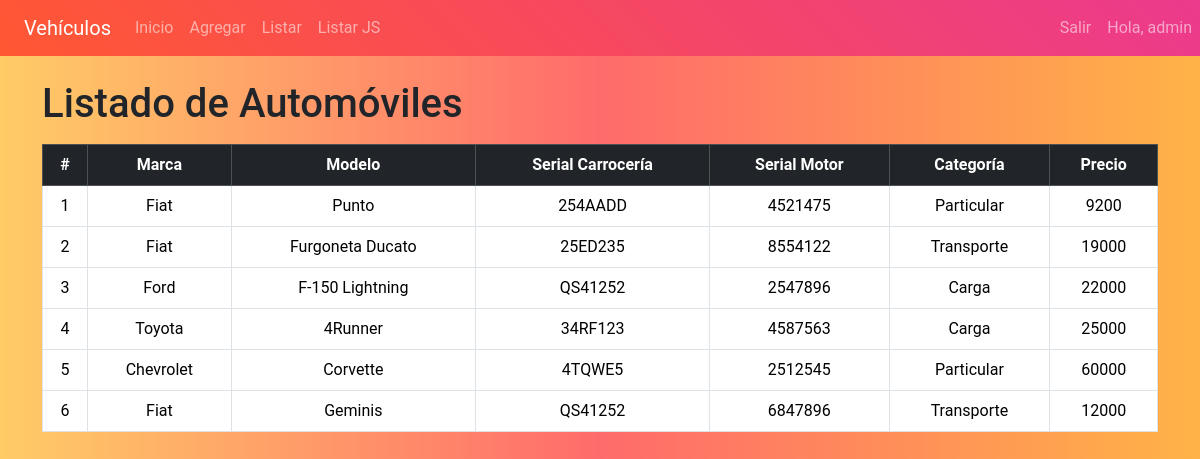
Screenshot of /listar/ (signed in) with the database file from the repository.
### vehiculo/models.py (models this page shows, shortened)
class Auto(models.Model):
    CATEGORIA_CHOICES = (
        ('Particular', 'Particular'),
        ('Transporte', 'Transporte'),
        ('Carga', 'Carga'),
    )
    MARCA_CHOICES = (
        ('Fiat', 'Fiat'),
        ('Chevrolet', 'Chevrolet'),
        ('Ford', 'Ford'),
        ('Toyota', 'Toyota'),
    )
    marca = models.CharField(max_length=20, choices=MARCA_CHOICES)
    modelo = models.CharField(max_length=100)
    serialCarroceria = models.CharField(max_length=50)
    serialMotor = models.CharField(max_length=50)
    categoria = models.CharField(max_length=20, choices=CATEGORIA_CHOICES)
    precio = models.IntegerField()
    fechaCreacion = models.DateField()
    fechaModificacion = models.DateField(auto_now=True)
    class Meta:
        permissions = [("visualizar_catalogo", "Visualizar Catalogo")]

### vehiculo/views.py (the view)
# urls.py: path('listar/', listar_view, name='listar'),
@login_required(login_url='/login')
@permission_required('vehiculo.visualizar_catalogo',  login_url='/')
def listar_view(request):
    autosListado = Auto.objects.all()
    return render(request, "listar.html", {"autos": autosListado})

### templates/listar.html (shortened to what this page needs)
{% extends "./base.html" %}
{% load static %}
{% block body %}
<div class="col-sm-12 col-md-12 col-lg-12 col-xl-12">
    <h1>Listado de Automóviles</h1>
    <div class="table-responsive py-2">
        <table class="table table-bordered table-hover">
            <thead class="table-dark">
                <tr>
                    <th>#</th>
                    <th>Marca</th>
                    <th>Modelo</th>
                    <th>Serial Carrocería</th>
                    <th>Serial Motor</th>
                    <th>Categoría</th>
                    <th>Precio</th>
                </tr>
            </thead>
            <tbody>
                {% for x in autos %}
                <tr>
                    <td>{{forloop.counter}}</td>
                    <td>{{x.marca}}</td>
                    <td>{{x.modelo}}</td>
                    <td>{{x.serialCarroceria}}</td>
                    <td>{{x.serialMotor}}</td>
                    <td>{{x.categoria}}</td>
                    <td>{{x.precio}}</td>
                </tr>
                {% endfor %}
            </tbody>
        </table>
    </div>
</div>
{% endblock %}

### templates/base.html (shortened to what this page needs)
{% load static %}
<!DOCTYPE html>
<html lang="en">
<head>
    {% load bootstrap5 %}
    {% bootstrap_css %}
    <link rel="stylesheet" href="https://cdn.datatables.net/1.13.4/css/dataTables.bootstrap5.min.css">
    <link rel="stylesheet" href="https://cdnjs.cloudflare.com/ajax/libs/font-awesome/6.4.0/css/all.min.css">
    <link rel="stylesheet" href="{% static 'css/auto.css' %}">
</head>
<body>
    <nav class="navbar navbar-expand-lg navbar-dark" style="background: linear-gradient(45deg, #FF5733, #ec3a8d);">
        <a class="navbar-brand ml-10" href="#">Vehículos</a>
        <div class="collapse navbar-collapse" id="navbarNav">
        <ul class="navbar-nav ml-auto">
            {% if user.is_authenticated %}
                <li class="nav-item">
                    <a class="nav-link" href="http://127.0.0.1:8000/#">Inicio</a>
                </li>
                {% if user.is_staff %}
                <li class="nav-item">
                    <a class="nav-link" href="http://127.0.0.1:8000/add/">Agregar</a>
                </li>
                {% endif %}
                <li class="nav-item">
                    <a class="nav-link" href="http://127.0.0.1:8000/listar/">Listar</a>
                </li>
                <li class="nav-item">
                    <a class="nav-link" href="http://127.0.0.1:8000/listarjs/">Listar JS</a>
                </li>
            {% else %}
            <li class="nav-item">
                <a class="nav-link" href="http://127.0.0.1:8000/#">Inicio</a>
            </li>
            {% endif %}
        </ul>
        </div>
        <div class="ml-auto">
                <div class="collapse navbar-collapse" id="navbarText">
                    <ul class="navbar-nav mr-auto">
                    {% if user.is_authenticated %}
                        <li class="nav-item">
                        <a class="nav-link" href="/logout">Salir</a>
                        </li>
                        <li class="nav-item">
                        <a class="nav-link" href="#">Hola, {{user.username}}</a>
                        </li>
                    {% else %}
                        <li class="nav-item">
                        <a class="nav-link" href="/login">Login</a>
                        </li>
                    {% endif %}
                    </ul>
                </div>
            </div>
    </nav>
    <div class="container py-4">
        {% block body %}
        {% endblock %}
    </div>
</body>
</html>

### static/css/auto.css (style rules this page uses)
body { background: #ffcc66; background: -webkit-linear-gradient(to right, #ffcc66, #ff6b6b, #ffb347); background: linear-gradient(to right, #ffcc66, #ff6b6b, #ffb347); }
.navbar-brand { margin-left: 2%; }
body { font-family: 'Roboto', sans-serif; }
th, td { text-align: center; vertical-align: middle; }
a { color: #3498db; text-decoration: none; transition: color 0.3s ease; }

### rows the page displays
Auto: marca "Fiat", modelo "Punto", serialCarroceria "254AADD", serialMotor "4521475", categoria "Particular", precio "9200"
Auto: marca "Fiat", modelo "Furgoneta Ducato", serialCarroceria "25ED235", serialMotor "8554122", categoria "Transporte", precio "19000"
Auto: marca "Ford", modelo "F-150 Lightning", serialCarroceria "QS41252", serialMotor "2547896", categoria "Carga", precio "22000"
Auto: marca "Toyota", modelo "4Runner", serialCarroceria "34RF123", serialMotor "4587563", categoria "Carga", precio "25000"
Auto: marca "Chevrolet", modelo "Corvette", serialCarroceria "4TQWE5", serialMotor "2512545", categoria "Particular", precio "60000"
Auto: marca "Fiat", modelo "Geminis", serialCarroceria "QS41252", serialMotor "6847896", categoria "Transporte", precio "12000"

### other values shown
{{ user.username }} "admin"
